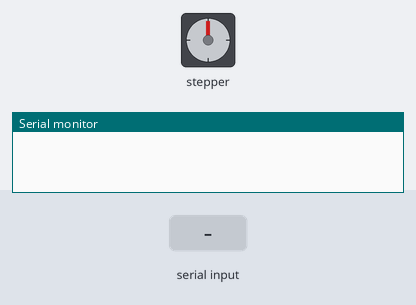
The sketch below on a simulated Arduino Uno, built with avr-gcc and run on an emulated ATmega328P. Parts: stepper motor, the last lines printed to the serial monitor. Wiring (inferred from the names in the program): stepper motor (2048 steps per turn assumed): coils pin 8, pin 9, pin 10, pin 11. The inputs (shaded band) are chosen by the test bench.

Above: at 1.2 s.
1.3 s: "1" received over Serial
At 1.9 s:
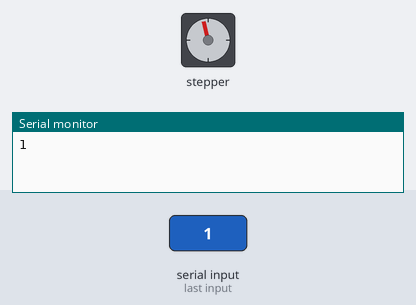
4.3 s: "2" received over Serial
7.3 s: "0" received over Serial
At 7.3 s:
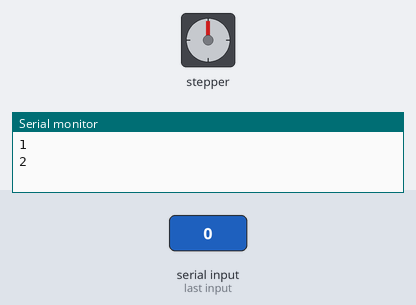
8.8 s: "2" received over Serial
At 9.79 s:
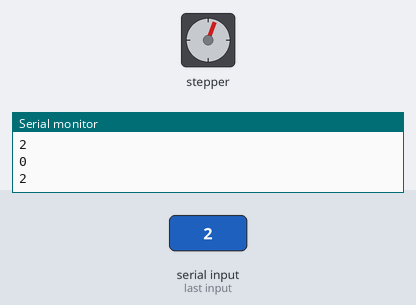
Timing chart, 0 to 21.8 s (numbered marks = the images above; inputs shaded):
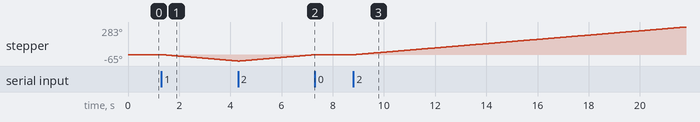

Measured:
- after the input at 1.3 s, stepper: keeps turning counter-clockwise at about 22°/s, starting after 0.05 s
- after the input at 7.3 s, stepper: stops changing and stays 0°
- after the input at 8.8 s, stepper: keeps turning clockwise at about 22°/s, starting after 0.07 s

The sketch:

sketch_aug22a.ino
```cpp
int motorPin1 = 8;// black   - 1N1 pin 1

int motorPin2 = 9;// white   - 1N2 pin 2

int motorPin3 = 10;// Violet - 1N3 pin 3

int motorPin4 = 11;// grey - 1N4 pin 4

int motorSpeed = 4;     //variable to set stepper speed

char val = '0';

void setup() {

  //declare the motor pins as outputs

  pinMode(motorPin1, OUTPUT);

  pinMode(motorPin2, OUTPUT);

  pinMode(motorPin3, OUTPUT);

  pinMode(motorPin4, OUTPUT);

  Serial.begin(9600);

}

void loop(){

 if (Serial.available())

  {

    val = Serial.read();

    Serial.println(val);

  }

  if (val == '1'){

      clockwise();

  }

    if (val == '2'){

      counterclockwise();

  }

    if (val == '0'){

  digitalWrite(motorPin1, LOW);

  digitalWrite(motorPin2, LOW);

  digitalWrite(motorPin3, LOW);

  digitalWrite(motorPin4, LOW);

  }

}

void counterclockwise (){

  // 1

  digitalWrite(motorPin1, HIGH);

  digitalWrite(motorPin2, LOW);

  digitalWrite(motorPin3, LOW);

  digitalWrite(motorPin4, LOW);

  delay(motorSpeed);

  // 2

  digitalWrite(motorPin1, HIGH);

  digitalWrite(motorPin2, HIGH);

  digitalWrite(motorPin3, LOW);

  digitalWrite(motorPin4, LOW);

  delay (motorSpeed);

  // 3

  digitalWrite(motorPin1, LOW);

  digitalWrite(motorPin2, HIGH);

  digitalWrite(motorPin3, LOW);

  digitalWrite(motorPin4, LOW);

  delay(motorSpeed);

  // 4

  digitalWrite(motorPin1, LOW);

  digitalWrite(motorPin2, HIGH);

  digitalWrite(motorPin3, HIGH);

  digitalWrite(motorPin4, LOW);

  delay(motorSpeed);

  // 5

  digitalWrite(motorPin1, LOW);

  digitalWrite(motorPin2, LOW);

  digitalWrite(motorPin3, HIGH);

  digitalWrite(motorPin4, LOW);

  delay(motorSpeed);

  // 6

  digitalWrite(motorPin1, LOW);

  digitalWrite(motorPin2, LOW);

  digitalWrite(motorPin3, HIGH);

  digitalWrite(motorPin4, HIGH);

  delay (motorSpeed);

  // 7

  digitalWrite(motorPin1, LOW);

  digitalWrite(motorPin2, LOW);

  digitalWrite(motorPin3, LOW);

  digitalWrite(motorPin4, HIGH);

  delay(motorSpeed);

  // 8

  digitalWrite(motorPin1, HIGH);

  digitalWrite(motorPin2, LOW);

  digitalWrite(motorPin3, LOW);

  digitalWrite(motorPin4, HIGH);

  delay(motorSpeed);

}

void clockwise(){

  // 1

  digitalWrite(motorPin4, HIGH);

  digitalWrite(motorPin3, LOW);

  digitalWrite(motorPin2, LOW);

  digitalWrite(motorPin1, LOW);

  delay(motorSpeed);

  // 2

  digitalWrite(motorPin4, HIGH);

  digitalWrite(motorPin3, HIGH);

  digitalWrite(motorPin2, LOW);

  digitalWrite(motorPin1, LOW);

  delay (motorSpeed);


  // 3

  digitalWrite(motorPin4, LOW);

  digitalWrite(motorPin3, HIGH);

  digitalWrite(motorPin2, LOW);

  digitalWrite(motorPin1, LOW);

  delay(motorSpeed);

  // 4

  digitalWrite(motorPin4, LOW);

  digitalWrite(motorPin3, HIGH);

  digitalWrite(motorPin2, HIGH);

  digitalWrite(motorPin1, LOW);

  delay(motorSpeed);

  // 5

  digitalWrite(motorPin4, LOW);

  digitalWrite(motorPin3, LOW);

  digitalWrite(motorPin2, HIGH);

  digitalWrite(motorPin1, LOW);

  delay(motorSpeed);

  // 6

  digitalWrite(motorPin4, LOW);

  digitalWrite(motorPin3, LOW);

  digitalWrite(motorPin2, HIGH);

  digitalWrite(motorPin1, HIGH);

  delay (motorSpeed);

  // 7

  digitalWrite(motorPin4, LOW);

  digitalWrite(motorPin3, LOW);

  digitalWrite(motorPin2, LOW);

  digitalWrite(motorPin1, HIGH);

  delay(motorSpeed);

  // 8

  digitalWrite(motorPin4, HIGH);

  digitalWrite(motorPin3, LOW);

  digitalWrite(motorPin2, LOW);

  digitalWrite(motorPin1, HIGH);

  delay(motorSpeed);


}
```
